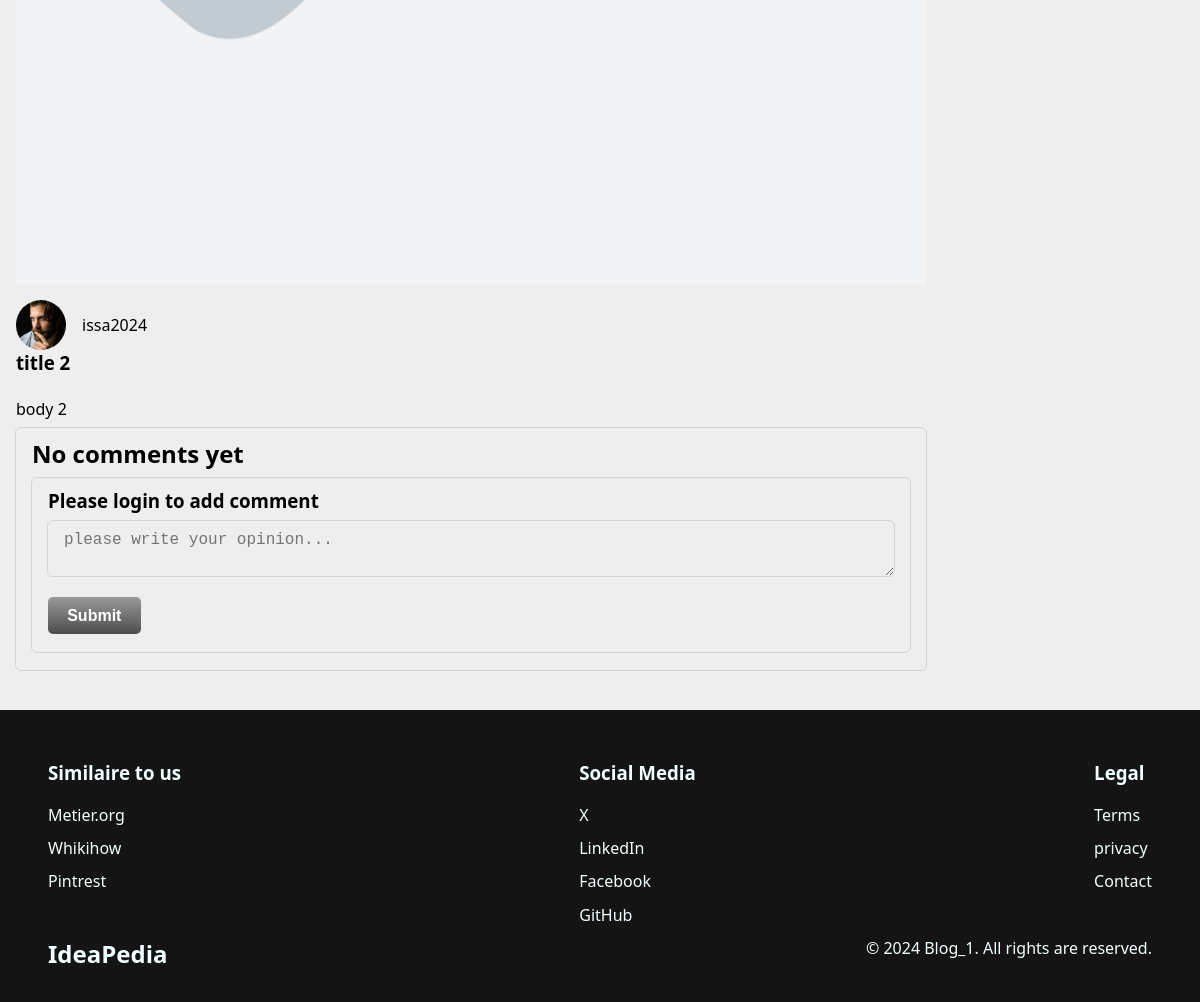
The page /pages/post.php?id=6 (lower part) on the database as committed earlier.
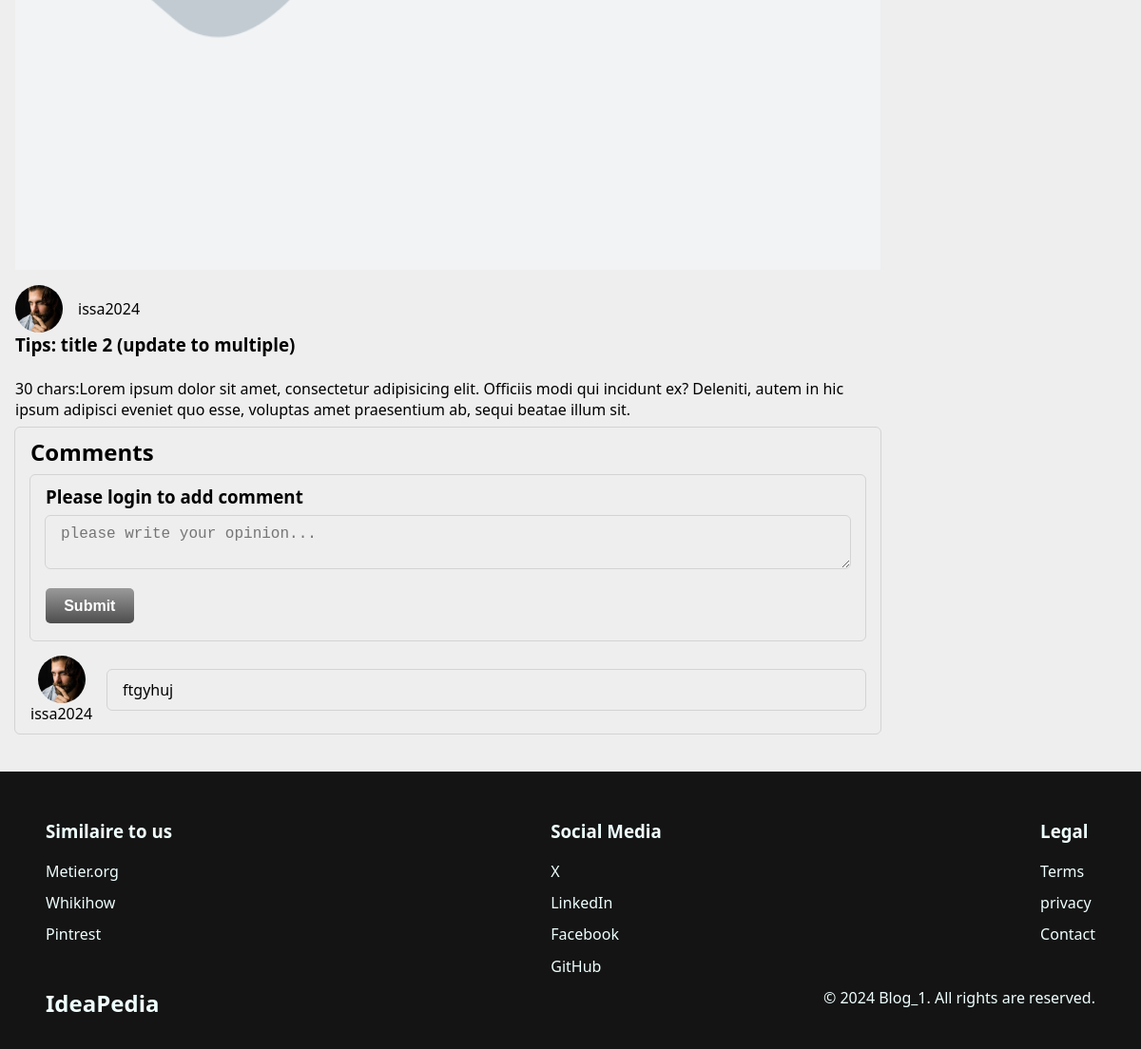
The same page on the database as committed later.
### tables this page shows
CREATE TABLE `posts` (
  `id` int(11) NOT NULL,
  `user_id` int(11) NOT NULL,
  `title` varchar(255) NOT NULL,
  `body` text NOT NULL,
  `created_at` datetime NOT NULL DEFAULT current_timestamp(),
  `image_cover` varchar(255) DEFAULT NULL,
  `published` tinyint(1) NOT NULL,
  `thematic_id` int(11) NOT NULL
);

CREATE TABLE `users` (
  `id` int(11) NOT NULL,
  `name` varchar(100) NOT NULL,
  `lastName` varchar(100) NOT NULL,
  `username` varchar(100) NOT NULL,
  `role` enum('owner','member') NOT NULL DEFAULT 'member',
  `email` varchar(255) NOT NULL,
  `password` varchar(255) NOT NULL,
  `image` varchar(255) DEFAULT NULL,
  `profile_cover` varchar(255) DEFAULT NULL,
  `city` varchar(100) DEFAULT NULL,
  `country` varchar(100) DEFAULT NULL,
  `gender` enum('male','female','nb','') DEFAULT NULL
);

CREATE TABLE `comments` (
  `id` int(11) NOT NULL,
  `user_id` int(11) DEFAULT NULL,
  `post_id` int(11) DEFAULT NULL,
  `comment_text` text NOT NULL,
  `created_at` int(11) NOT NULL DEFAULT current_timestamp()
);

### classes/Database.php (called while the page is built, shortened)
<?php
class Database
{
    protected function connect($host, $username, $password, $db_name)
    {
        $dsn = "mysql:host=$host;dbname=$db_name;charset=utf8mb4";
        $options = [
            PDO::ATTR_ERRMODE => PDO::ERRMODE_EXCEPTION,
            PDO::ATTR_DEFAULT_FETCH_MODE => PDO::FETCH_ASSOC,
            PDO::ATTR_EMULATE_PREPARES => false,
        ];
        try {
            $this->connection = new PDO($dsn, $username, $password, $options);
        } catch (PDOException $e) {
            throw new RuntimeException('Connection failed: '. $e->getMessage(), 0, $e);
        }
    }
}

### classes/Posts_class.php (called while the page is built, shortened)
<?php
include_once "Database.php";
class Posts extends Database
{
    public function getSingleJoin($id)
    {
        $sql = "SELECT p.*, u.username, u.image
                FROM posts p
                LEFT JOIN users u ON p.user_id = u.id
                WHERE p.id = :id";
        $stmt = $this->connection->prepare($sql);
        $stmt->execute([':id' => $id]);
        $results = $stmt->fetch(PDO::FETCH_ASSOC);
        return $results;
    }
}

### classes/Comments_class.php (called while the page is built, shortened)
<?php
include_once "Database.php";
class Comments extends Database
{
    public function getCommentsByPostId($postId)
    {
        $sql = "SELECT c.id, c.comment_text, c.created_at, u.username AS commentor_username, u.image AS commneter_img
                FROM comments c
                JOIN users u ON c.user_id = u.id
                WHERE c.post_id = :postId";
        $stmt = $this->connection->prepare($sql);
        $stmt->execute([
            ":postId" => $postId
        ]);
        $results = $stmt->fetchAll();
        return $results;
    }
}

### pages/post.php (the view, shortened to what this page needs)
<?php
include_once "../classes/Posts_class.php";
include_once "../classes/Comments_class.php";
$postClassvar = new Posts();
$comments = new Comments();
include_once "../inc/header.html.php";
$id_post = $_GET['id'];
$commentsData = $comments->getCommentsByPostId($id_post);
$post = $postClassvar->getSingleJoin($id_post);
$commentErr = "";
?>
<main>
    <section class="container">
        <article>
            <img src="<?= !empty($post['image_cover']) ? SITE_PATH . "assets/imgs/posts/"  . $post['image_cover'] : SITE_PATH . "assets/imgs/initials/placeholder.png" ?>" alt="">
            <div class="meta-info-container">
                <img src="<?= !empty($post['image']) ? SITE_PATH . "assets/imgs/profile/"  . $post['image'] : SITE_PATH . "assets/imgs/profile/placeholder-man-img.jpg" ?>" alt="Profile-author">
                <p><?= $post['username'] ?></p>
            </div>
            <h1><?= $post['title'] ?></h1>
            <p><?= htmlspecialchars_decode($post['body']) ?></p>
            <div class="input">
                <h2><?php
                    if ($commentsData == null) {
                        echo 'No comments yet';
                    } else {
                        echo 'Comments';
                    } ?>
                </h2>
                <?php if (isset($_SESSION['current_user'])) { ?>
                    <div class="new-comment">
                        <form action="" method="post">
                            <textarea name="comment" id="" placeholder="please write your opinion..."></textarea>
                            <p class="alert-msg"><?= $commentErr ? $commentErr : "" ?></p>
                            <button>Submit</button>
                        </form>
                    </div>
                <?php } else { ?>
                    <div class="input">
                        <h3 class="alert-red">Please login to add comment</h3>
                        <textarea disabled name="" id="" placeholder="please write your opinion..."></textarea>
                        <button disabled>Submit</button>
                    </div>
                <?php } ?>
                <?php
                if ($commentsData > 0) {
                    foreach ($commentsData as $comment) { ?>
                        <div class="comment">
                            <div class="profile">
                                <img src="<?= !empty($comment['commneter_img']) ? SITE_PATH . "assets/imgs/profile/"  . $comment['commneter_img'] : SITE_PATH . "assets/imgs/profile/placeholder-man-img.jpg" ?>" alt="Profile-author">
                                <p><?= $comment['commentor_username'] ?></p>
                            </div>
                            <p class="input"><?= $comment['comment_text'] ?></p>
                        </div>
                <?php }
                } ?>
            </div>
        </article>
        <aside>
        </aside>
    </section>
</main>
<?php include_once "../inc/footer.html.php";

Rows that differ between the two databases and show on the page:
changed posts "issa2024": title "title 2" → "Tips: title 2 (update to multiple)"; body "body 2" → "30 chars:Lorem ipsum dolor sit amet, consectetur adipisicing elit. Officiis modi qui incidunt ex? Deleniti, autem in hic ipsum adipisci eveniet quo esse, voluptas amet praesentium ab, sequi beatae illum sit."
added comments: user.image (picture), user.username "issa2024", comment_text "ftgyhuj"
Other text that changed with them:
text no longer shown: "No comments yet"
text now shown: "Comments"
